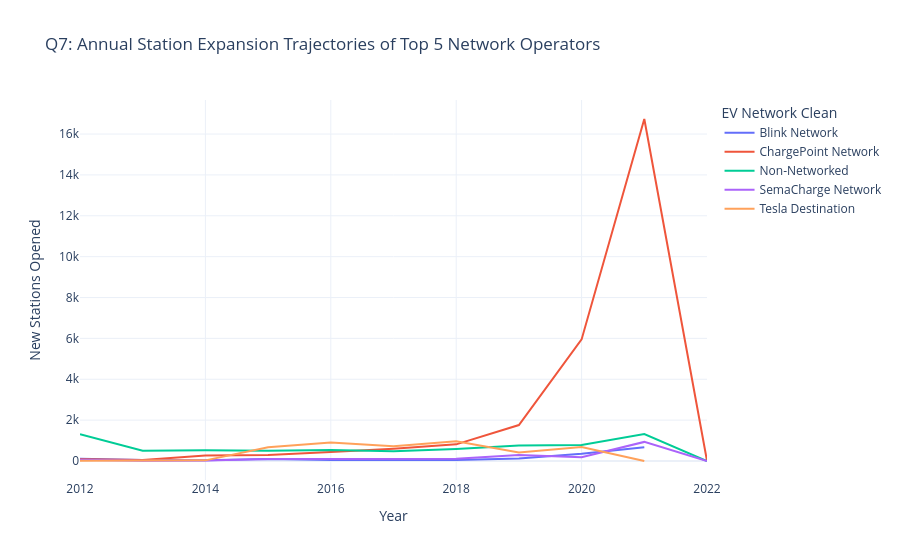

Notebook cell for this chart:
### Code cell
# Question 7: How fast have top operators accelerated annual deployments over time?
top5_nets = df['EV Network Clean'].value_counts().head(5).index
trend_df = df[(df['EV Network Clean'].isin(top5_nets)) & (df['Year'] >= 2012) & (df['Year'] <= 2026)]
net_yearly = trend_df.groupby(['Year', 'EV Network Clean'])['ID'].count().reset_index()

fig7 = px.line(
    net_yearly,
    x='Year',
    y='ID',
    color='EV Network Clean',
    title="Q7: Annual Station Expansion Trajectories of Top 5 Network Operators",
    labels={'ID': 'New Stations Opened'},
    template='plotly_white'
)
fig7.show()

### Figure 1 — Plotly figure (JSON) as saved in the notebook; plotly's stock layout.template omitted (floating-point values rounded to 4 significant figures)
{"data": [{"hovertemplate": "EV Network Clean=Blink Network<br>Year=%{x}<br>New Stations Opened=%{y}<extra></extra>", "legendgroup": "Blink Network", "line": {"color": "#636efa", "dash": "solid"}, "marker": {"symbol": "circle"}, "mode": "lines", "name": "Blink Network", "orientation": "v", "showlegend": true, "type": "scatter", "x": [2012.0, 2013.0, 2014.0, 2015.0, 2016.0, 2017.0, 2018.0, 2019.0, 2020.0, 2021.0], "xaxis": "x", "y": [116, 56, 37, 94, 53, 37, 45, 118, 355, 669], "yaxis": "y"}, {"hovertemplate": "EV Network Clean=ChargePoint Network<br>Year=%{x}<br>New Stations Opened=%{y}<extra></extra>", "legendgroup": "ChargePoint Network", "line": {"color": "#EF553B", "dash": "solid"}, "marker": {"symbol": "circle"}, "mode": "lines", "name": "ChargePoint Network", "orientation": "v", "showlegend": true, "type": "scatter", "x": [2012.0, 2013.0, 2014.0, 2015.0, 2016.0, 2017.0, 2018.0, 2019.0, 2020.0, 2021.0, 2022.0], "xaxis": "x", "y": [87, 53, 275, 297, 444, 606, 815, 1761, 5951, 16736, 12], "yaxis": "y"}, {"hovertemplate": "EV Network Clean=Non-Networked<br>Year=%{x}<br>New Stations Opened=%{y}<extra></extra>", "legendgroup": "Non-Networked", "line": {"color": "#00cc96", "dash": "solid"}, "marker": {"symbol": "circle"}, "mode": "lines", "name": "Non-Networked", "orientation": "v", "showlegend": true, "type": "scatter", "x": [2012.0, 2013.0, 2014.0, 2015.0, 2016.0, 2017.0, 2018.0, 2019.0, 2020.0, 2021.0, 2022.0], "xaxis": "x", "y": [1313, 506, 527, 500, 542, 483, 594, 755, 782, 1316, 2], "yaxis": "y"}, {"hovertemplate": "EV Network Clean=SemaCharge Network<br>Year=%{x}<br>New Stations Opened=%{y}<extra></extra>", "legendgroup": "SemaCharge Network", "line": {"color": "#ab63fa", "dash": "solid"}, "marker": {"symbol": "circle"}, "mode": "lines", "name": "SemaCharge Network", "orientation": "v", "showlegend": true, "type": "scatter", "x": [2012.0, 2013.0, 2014.0, 2015.0, 2016.0, 2017.0, 2018.0, 2019.0, 2020.0, 2021.0, 2022.0], "xaxis": "x", "y": [59, 11, 29, 99, 103, 94, 109, 296, 181, 935, 1], "yaxis": "y"}, {"hovertemplate": "EV Network Clean=Tesla Destination<br>Year=%{x}<br>New Stations Opened=%{y}<extra></extra>", "legendgroup": "Tesla Destination", "line": {"color": "#FFA15A", "dash": "solid"}, "marker": {"symbol": "circle"}, "mode": "lines", "name": "Tesla Destination", "orientation": "v", "showlegend": true, "type": "scatter", "x": [2012.0, 2013.0, 2014.0, 2015.0, 2016.0, 2017.0, 2018.0, 2019.0, 2020.0, 2021.0], "xaxis": "x", "y": [19, 10, 32, 673, 903, 717, 969, 420, 682, 4], "yaxis": "y"}], "layout": {"legend": {"title": {"text": "EV Network Clean"}, "tracegroupgap": 0}, "title": {"text": "Q7: Annual Station Expansion Trajectories of Top 5 Network Operators"}, "xaxis": {"anchor": "y", "domain": [0, 1], "title": {"text": "Year"}}, "yaxis": {"anchor": "x", "domain": [0, 1], "title": {"text": "New Stations Opened"}}}}
